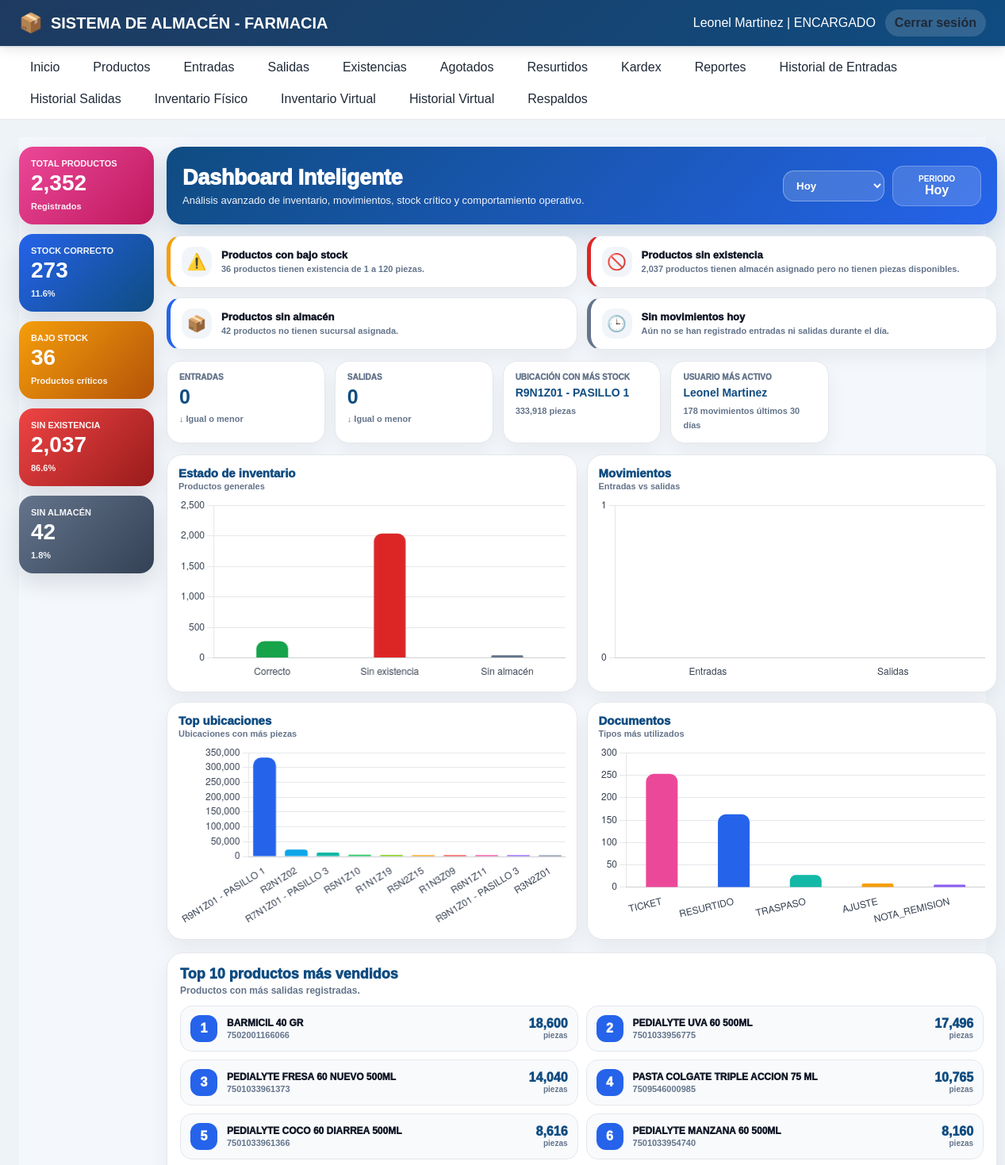
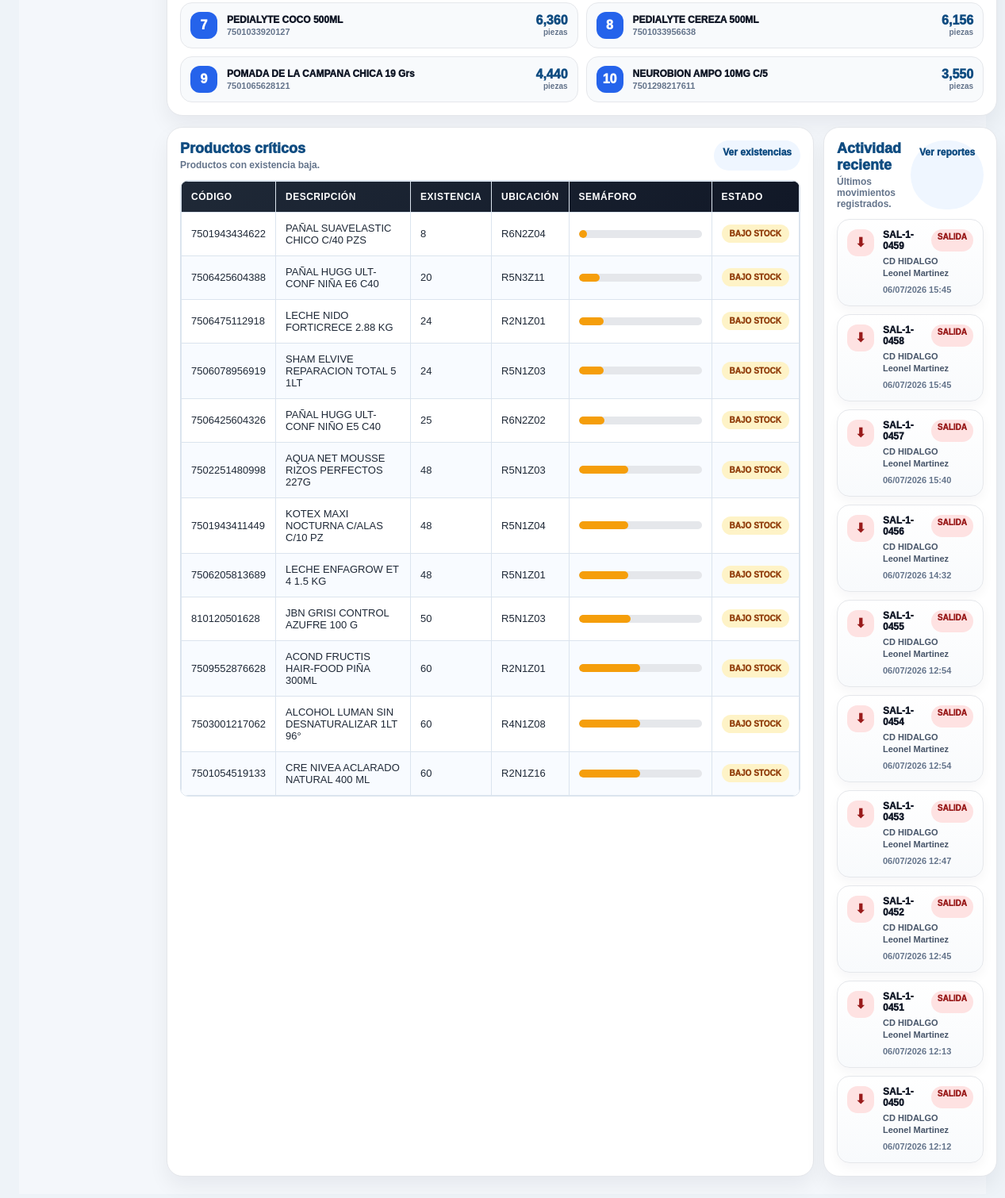
/dashboard.php (signed in), run on the app's committed database (2 pictures, top to bottom).
### tables this page shows
CREATE TABLE `productos` (
  `id` int(11) NOT NULL AUTO_INCREMENT,
  `codigo` varchar(100) NOT NULL,
  `codigo_barras` varchar(150) DEFAULT NULL,
  `descripcion` varchar(255) NOT NULL,
  `categoria_id` int(11) DEFAULT NULL,
  `proveedor_id` int(11) DEFAULT NULL,
  `laboratorio` varchar(120) DEFAULT NULL,
  `unidad_medida` varchar(50) DEFAULT NULL,
  `precio_compra` decimal(10,2) NOT NULL DEFAULT 0.00,
  `precio_venta` decimal(10,2) NOT NULL DEFAULT 0.00,
  `stock_minimo` int(11) NOT NULL DEFAULT 0,
  `stock_maximo` int(11) NOT NULL DEFAULT 0,
  `ubicacion` varchar(100) DEFAULT NULL,
  `estado` tinyint(1) NOT NULL DEFAULT 1,
  `created_at` timestamp NOT NULL DEFAULT current_timestamp(),
  `updated_at` timestamp NOT NULL DEFAULT current_timestamp() ON UPDATE current_timestamp(),
  `sucursal` varchar(100) DEFAULT NULL,
  `existencia_bodega` int(11) NOT NULL DEFAULT 0,
  PRIMARY KEY (`id`),
  UNIQUE KEY `uq_productos_codigo` (`codigo`),
  UNIQUE KEY `productos_codigo_sucursal_unique` (`codigo`,`sucursal`),
  UNIQUE KEY `uq_productos_codigo_barras` (`codigo_barras`),
  KEY `fk_productos_categoria` (`categoria_id`),
  KEY `fk_productos_proveedor` (`proveedor_id`),
  CONSTRAINT `fk_productos_categoria` FOREIGN KEY (`categoria_id`) REFERENCES `categorias` (`id`) ON DELETE SET NULL,
  CONSTRAINT `fk_productos_proveedor` FOREIGN KEY (`proveedor_id`) REFERENCES `proveedores` (`id`) ON DELETE SET NULL
);

CREATE TABLE `movimientos` (
  `id` int(11) NOT NULL AUTO_INCREMENT,
  `folio` varchar(50) NOT NULL,
  `tipo_movimiento` enum('ENTRADA','SALIDA','AJUSTE','TRASPASO','MERMA','DEVOLUCION') NOT NULL,
  `fecha` datetime NOT NULL,
  `almacen_id` int(11) DEFAULT NULL,
  `usuario_id` int(11) NOT NULL,
  `proveedor_id` int(11) DEFAULT NULL,
  `referencia` text DEFAULT NULL,
  `tipo_operacion` varchar(50) DEFAULT NULL,
  `observaciones` text DEFAULT NULL,
  `created_at` timestamp NOT NULL DEFAULT current_timestamp(),
  `cancelado` tinyint(1) NOT NULL DEFAULT 0,
  `fecha_cancelacion` datetime DEFAULT NULL,
  `usuario_cancelacion_id` int(11) DEFAULT NULL,
  `motivo_cancelacion` text DEFAULT NULL,
  PRIMARY KEY (`id`),
  UNIQUE KEY `folio` (`folio`),
  KEY `fk_movimientos_almacen` (`almacen_id`),
  KEY `fk_movimientos_usuario` (`usuario_id`),
  KEY `fk_movimientos_proveedor` (`proveedor_id`),
  CONSTRAINT `fk_movimientos_almacen` FOREIGN KEY (`almacen_id`) REFERENCES `almacenes` (`id`) ON DELETE SET NULL,
  CONSTRAINT `fk_movimientos_proveedor` FOREIGN KEY (`proveedor_id`) REFERENCES `proveedores` (`id`) ON DELETE SET NULL,
  CONSTRAINT `fk_movimientos_usuario` FOREIGN KEY (`usuario_id`) REFERENCES `usuarios` (`id`)
);

CREATE TABLE `almacenes` (
  `id` int(11) NOT NULL AUTO_INCREMENT,
  `nombre` varchar(150) NOT NULL,
  `descripcion` varchar(255) DEFAULT NULL,
  `estado` tinyint(1) NOT NULL DEFAULT 1,
  `created_at` timestamp NOT NULL DEFAULT current_timestamp(),
  PRIMARY KEY (`id`)
);

CREATE TABLE `usuarios` (
  `id` int(11) NOT NULL AUTO_INCREMENT,
  `nombre` varchar(150) NOT NULL,
  `usuario` varchar(100) NOT NULL,
  `correo` varchar(150) NOT NULL,
  `password` varchar(255) NOT NULL,
  `rol` enum('ADMINISTRADOR','ENCARGADO','CONSULTA','GERENTE') NOT NULL DEFAULT 'CONSULTA',
  `estado` tinyint(1) NOT NULL DEFAULT 1,
  `created_at` timestamp NOT NULL DEFAULT current_timestamp(),
  `updated_at` timestamp NOT NULL DEFAULT current_timestamp() ON UPDATE current_timestamp(),
  `almacen_id` int(11) DEFAULT NULL,
  PRIMARY KEY (`id`),
  UNIQUE KEY `usuario` (`usuario`),
  UNIQUE KEY `correo` (`correo`),
  KEY `fk_usuario_almacen` (`almacen_id`),
  CONSTRAINT `fk_usuario_almacen` FOREIGN KEY (`almacen_id`) REFERENCES `almacenes` (`id`)
);

### public/dashboard.php (the view, shortened to what the rows shown need)
<?php
require_once __DIR__ . '/../app/helpers/utils.php';
require_once __DIR__ . '/../app/controllers/DashboardController.php';
$controller = new DashboardController();
$periodo = $_GET['periodo'] ?? 'hoy';
$indicadores = $controller->getIndicadores($periodo);
$alertas = $controller->getAlertasInteligentes();
$productosCriticos = $controller->getProductosCriticos(12);
$movimientos = $controller->getMovimientosRecientes(10);
$ubicaciones = $controller->getTopUbicaciones(10);
$documentosMasUsados = $controller->getDocumentosMasUsados(5);
include __DIR__ . '/../app/views/layouts/header.php';
$stockCorrecto = (int)($indicadores['stock_correcto'] ?? 0);
$sinExistencia = (int)($indicadores['sin_existencia'] ?? 0);
$sinAlmacen = (int)($indicadores['sin_almacen'] ?? 0);
$entradasHoy = (int)($indicadores['entradas_periodo'] ?? 0);
$salidasHoy = (int)($indicadores['salidas_periodo'] ?? 0);
$ubicacionLabels = array_column($ubicaciones, 'ubicacion');
$ubicacionData = array_map(
    'intval',
    array_column($ubicaciones, 'total')
);
$documentoLabels = array_column(
    $documentosMasUsados,
    'documento'
);
$documentoData = array_map(
    'intval',
    array_column($documentosMasUsados, 'total')
);
?>
<div class="power-dashboard">
    <div class="dash-main">
        <div class="dash-title-card">
            <div>
                <h2>Dashboard Inteligente</h2>
            </div>
        </div>
        <div class="dashboard-panels">
            <div class="panel-card">
                <div class="table-responsive">
                    <table class="erp-table dashboard-table">
                        <thead>
                            <tr>
                                <th>Código</th>
                                <th>Descripción</th>
                                <th>Existencia</th>
                                <th>Ubicación</th>
                                <th>Semáforo</th>
                                <th>Estado</th>
                            </tr>
                        </thead>
                        <tbody>
                            <?php if (!empty($productosCriticos)): ?>
                                <?php foreach ($productosCriticos as $item): ?>
                                    <?php
                                    $estado = $controller->getEstadoProducto($item);
                                    $porcentaje =
                                        $controller->getPorcentajeStockProducto($item);
                                    ?>
                                    <tr class="hover-row">
                                        <td>
                                            <?= e($item['codigo'] ?? '') ?>
                                        </td>
                                        <td>
                                            <?= e($item['descripcion'] ?? '') ?>
                                        </td>
                                        <td>
                                            <?= number_format((int)($item['existencia_actual'] ?? 0)) ?>
                                        </td>
                                        <td>
                                            <?= e($item['ubicacion'] ?? 'SIN UBICACIÓN') ?>
                                        </td>
                                        <td width="180">
                                            <div class="stock-progress">
                                                <div
                                                    class="stock-progress-bar
                                                    <?= e($estado['clase']) ?>"
                                                    style="width: <?= $porcentaje ?>%"
                                                ></div>
                                            </div>
                                        </td>
                                        <td>
                                            <span class="badge-status <?= e($estado['clase']) ?>">
                                                <?= e($estado['texto']) ?>
                                            </span>
                                        </td>
                                    </tr>
                                <?php endforeach; ?>
                            <?php endif; ?>
                        </tbody>
                    </table>
                </div>
            </div>
            <div class="panel-card">
                <div class="movimientos-list">
                    <?php if (!empty($movimientos)): ?>
                        <?php foreach ($movimientos as $mov): ?>
                            <div class="mov-item hover-card">
                                <div class="mov-icon
                                    <?= strtolower(e($mov['tipo_movimiento'] ?? '')) ?>
                                ">
                                    <?php if (($mov['tipo_movimiento'] ?? '') === 'ENTRADA'): ?>
                                        ⬆
                                    <?php else: ?>
                                        ⬇
                                    <?php endif; ?>
                                </div>
                                <div class="mov-content">
                                    <div class="mov-top">
                                        <span class="mov-folio">
                                            <?= e($mov['folio'] ?? '') ?>
                                        </span>
                                        <span class="mov-type
                                            <?= strtolower(e($mov['tipo_movimiento'] ?? '')) ?>
                                        ">
                                            <?= e($mov['tipo_movimiento'] ?? '') ?>
                                        </span>
                                    </div>
                                    <div class="mov-meta">
                                        <span>
                                            <?= e($mov['almacen'] ?? '') ?>
                                        </span>
                                        <span>
                                            <?= e($mov['usuario'] ?? '') ?>
                                        </span>
                                    </div>
                                    <span class="mov-date">
                                        <?= !empty($mov['fecha'])
                                            ? date(
                                                'd/m/Y H:i',
                                                strtotime($mov['fecha'])
                                            )
                                            : ''
                                        ?>
                                    </span>
                                </div>
                            </div>
                        <?php endforeach; ?>
                    <?php else: ?>
                        <p class="empty-panel">
                            No hay movimientos recientes.
                        </p>
                    <?php endif; ?>
                </div>
            </div>
        </div>
    </div>
</div>
<script>
const chartTextColor = '#374151';
const chartGridColor = '#e5e7eb';
function crearGraficaBarras(id, labels, data, colores) {
    const canvas = document.getElementById(id);
    if (!canvas) return;
    new Chart(canvas, {
        type: 'bar',
        data: {
            labels,
            datasets: [{
                data,
                backgroundColor: colores,
                borderRadius: 10,
                maxBarThickness: 40
            }]
        },
        options: {
            responsive: true,
            maintainAspectRatio: false,
            plugins: {
                legend: {
                    display: false
                }
            },
            scales: {
                y: {
                    beginAtZero: true,
                    ticks: {
                        precision: 0,
                        color: chartTextColor
                    },
                    grid: {
                        color: chartGridColor
                    }
                },
                x: {
                    ticks: {
                        color: chartTextColor
                    },
                    grid: {
                        display: false
                    }
                }
            }
        }
    });
}
crearGraficaBarras(
    'stockChart',
    ['Correcto', 'Sin existencia', 'Sin almacén'],
    [
        <?= $stockCorrecto ?>,
        <?= $sinExistencia ?>,
        <?= $sinAlmacen ?>
    ],
    ['#16a34a', '#dc2626', '#64748b']
);
crearGraficaBarras(
    'movimientosChart',
    ['Entradas', 'Salidas'],
    [
        <?= $entradasHoy ?>,
        <?= $salidasHoy ?>
    ],
    ['#2563eb', '#ef4444']
);
crearGraficaBarras(
    'ubicacionesChart',
    <?= json_encode($ubicacionLabels, JSON_UNESCAPED_UNICODE) ?>,
    <?= json_encode($ubicacionData, JSON_UNESCAPED_UNICODE) ?>,
    [
        '#2563eb',
        '#0ea5e9',
        '#14b8a6',
        '#22c55e',
        '#84cc16',
        '#f59e0b',
        '#ef4444',
        '#ec4899',
        '#8b5cf6',
        '#64748b'
    ]
);
crearGraficaBarras(
    'documentosChart',
    <?= json_encode($documentoLabels, JSON_UNESCAPED_UNICODE) ?>,
    <?= json_encode($documentoData, JSON_UNESCAPED_UNICODE) ?>,
    [
        '#ec4899',
        '#2563eb',
        '#14b8a6',
        '#f59e0b',
        '#8b5cf6'
    ]
);
</script>
<?php include __DIR__ . '/../app/views/layouts/footer.php'; ?>

### data on the page
productos: codigo "7501943434622", descripcion "PAÑAL SUAVELASTIC CHICO C/40 PZS", existencia_actual "8", ubicacion "R6N2Z04", $porcentaje 7 (drawn), texto "BAJO STOCK"
productos: codigo "7506425604388", descripcion "PAÑAL HUGG ULT-CONF NIÑA E6 C40", existencia_actual "20", ubicacion "R5N3Z11", $porcentaje 17 (drawn), texto "BAJO STOCK"
productos: codigo "7506475112918", descripcion "LECHE NIDO FORTICRECE 2.88 KG", existencia_actual "24", ubicacion "R2N1Z01", $porcentaje 20 (drawn), texto "BAJO STOCK"
productos: codigo "7506078956919", descripcion "SHAM ELVIVE REPARACION TOTAL 5 1LT", existencia_actual "24", ubicacion "R5N1Z03", $porcentaje 20 (drawn), texto "BAJO STOCK"
productos: codigo "7506425604326", descripcion "PAÑAL HUGG ULT-CONF NIÑO E5 C40", existencia_actual "25", ubicacion "R6N2Z02", $porcentaje 21 (drawn), texto "BAJO STOCK"
productos: codigo "7502251480998", descripcion "AQUA NET MOUSSE RIZOS PERFECTOS 227G", existencia_actual "48", ubicacion "R5N1Z03", $porcentaje 40 (drawn), texto "BAJO STOCK"
productos: codigo "7501943411449", descripcion "KOTEX MAXI NOCTURNA C/ALAS C/10 PZ", existencia_actual "48", ubicacion "R5N1Z04", $porcentaje 40 (drawn), texto "BAJO STOCK"
productos: codigo "7506205813689", descripcion "LECHE ENFAGROW ET 4 1.5 KG", existencia_actual "48", ubicacion "R5N1Z01", $porcentaje 40 (drawn), texto "BAJO STOCK"
productos: codigo "810120501628", descripcion "JBN GRISI CONTROL AZUFRE 100 G", existencia_actual "50", ubicacion "R5N1Z03", $porcentaje 42 (drawn), texto "BAJO STOCK"
productos: codigo "7509552876628", descripcion "ACOND FRUCTIS HAIR-FOOD PIÑA 300ML", existencia_actual "60", ubicacion "R2N1Z01", $porcentaje 50 (drawn), texto "BAJO STOCK"
productos: codigo "7503001217062", descripcion "ALCOHOL LUMAN SIN DESNATURALIZAR 1LT 96°", existencia_actual "60", ubicacion "R4N1Z08", $porcentaje 50 (drawn), texto "BAJO STOCK"
productos: codigo "7501054519133", descripcion "CRE NIVEA ACLARADO NATURAL 400 ML", existencia_actual "60", ubicacion "R2N1Z16", $porcentaje 50 (drawn), texto "BAJO STOCK"
movimientos: folio "SAL-1-0459", tipo_movimiento "SALIDA", almacen.nombre "CD HIDALGO", usuario.nombre "Leonel Martinez", fecha "06/07/2026 15:45"
movimientos: folio "SAL-1-0458", tipo_movimiento "SALIDA", almacen.nombre "CD HIDALGO", usuario.nombre "Leonel Martinez", fecha "06/07/2026 15:45"
movimientos: folio "SAL-1-0457", tipo_movimiento "SALIDA", almacen.nombre "CD HIDALGO", usuario.nombre "Leonel Martinez", fecha "06/07/2026 15:40"
movimientos: folio "SAL-1-0456", tipo_movimiento "SALIDA", almacen.nombre "CD HIDALGO", usuario.nombre "Leonel Martinez", fecha "06/07/2026 14:32"
movimientos: folio "SAL-1-0455", tipo_movimiento "SALIDA", almacen.nombre "CD HIDALGO", usuario.nombre "Leonel Martinez", fecha "06/07/2026 12:54"
movimientos: folio "SAL-1-0454", tipo_movimiento "SALIDA", almacen.nombre "CD HIDALGO", usuario.nombre "Leonel Martinez", fecha "06/07/2026 12:54"
movimientos: folio "SAL-1-0453", tipo_movimiento "SALIDA", almacen.nombre "CD HIDALGO", usuario.nombre "Leonel Martinez", fecha "06/07/2026 12:47"
movimientos: folio "SAL-1-0452", tipo_movimiento "SALIDA", almacen.nombre "CD HIDALGO", usuario.nombre "Leonel Martinez", fecha "06/07/2026 12:45"
movimientos: folio "SAL-1-0451", tipo_movimiento "SALIDA", almacen.nombre "CD HIDALGO", usuario.nombre "Leonel Martinez", fecha "06/07/2026 12:13"
movimientos: folio "SAL-1-0450", tipo_movimiento "SALIDA", almacen.nombre "CD HIDALGO", usuario.nombre "Leonel Martinez", fecha "06/07/2026 12:12"

### other printed values
$user['nombre'] "Leonel Martinez"
$user['rol'] "ENCARGADO"
$totalProductos "2,352"
$stockCorrecto "273"
$porcentajeStock "11.6"
$bajoStock "36"
$sinExistencia "2,037"
$porcentajeSinExistencia "86.6"
$sinAlmacen "42"
$porcentajeSinAlmacen "1.8"
$periodoTexto "Hoy"
$alerta['icono'] "⚠️"
$alerta['titulo'] "Productos con bajo stock"
$alerta['texto'] "36 productos tienen existencia de 1 a 120 piezas."
$alerta['icono'] "🚫"
